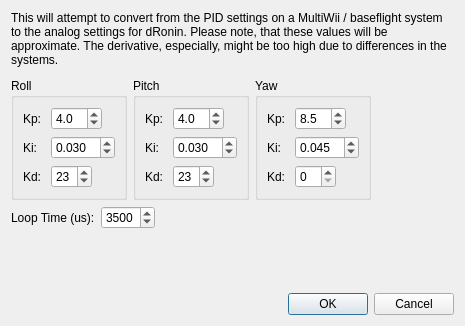
<?xml version="1.0" encoding="UTF-8"?>
<ui version="4.0">
 <class>ConvertMWRate</class>
 <widget class="QDialog" name="ConvertMWRate">
  <property name="geometry">
   <rect>
    <x>0</x>
    <y>0</y>
    <width>465</width>
    <height>326</height>
   </rect>
  </property>
  <property name="windowTitle">
   <string>Convert MW Rate Settings</string>
  </property>
  <layout class="QVBoxLayout" name="verticalLayout">
   <item>
    <widget class="QLabel" name="label_8">
     <property name="text">
      <string>This will attempt to convert from the PID settings on a MultiWii / baseflight system to the analog settings for dRonin. Please note, that these values will be approximate. The derivative, especially, might be too high due to differences in the systems.</string>
     </property>
     <property name="wordWrap">
      <bool>true</bool>
     </property>
    </widget>
   </item>
   <item>
    <spacer name="verticalSpacer_2">
     <property name="orientation">
      <enum>Qt::Vertical</enum>
     </property>
     <property name="sizeType">
      <enum>QSizePolicy::Fixed</enum>
     </property>
     <property name="sizeHint" stdset="0">
      <size>
       <width>20</width>
       <height>5</height>
      </size>
     </property>
    </spacer>
   </item>
   <item>
    <layout class="QHBoxLayout" name="horizontalLayout">
     <item>
      <widget class="QGroupBox" name="groupBox">
       <property name="title">
        <string>Roll</string>
       </property>
       <layout class="QFormLayout" name="formLayout_3">
        <property name="fieldGrowthPolicy">
         <enum>QFormLayout::FieldsStayAtSizeHint</enum>
        </property>
        <item row="0" column="0">
         <widget class="QLabel" name="label">
          <property name="text">
           <string>Kp: </string>
          </property>
         </widget>
        </item>
        <item row="0" column="1">
         <widget class="QDoubleSpinBox" name="rollKp">
          <property name="decimals">
           <number>1</number>
          </property>
          <property name="maximum">
           <double>10.000000000000000</double>
          </property>
          <property name="singleStep">
           <double>0.100000000000000</double>
          </property>
          <property name="value">
           <double>4.000000000000000</double>
          </property>
         </widget>
        </item>
        <item row="1" column="1">
         <widget class="QDoubleSpinBox" name="rollKi">
          <property name="decimals">
           <number>3</number>
          </property>
          <property name="maximum">
           <double>10.000000000000000</double>
          </property>
          <property name="singleStep">
           <double>0.010000000000000</double>
          </property>
          <property name="value">
           <double>0.030000000000000</double>
          </property>
         </widget>
        </item>
        <item row="2" column="0">
         <widget class="QLabel" name="label_3">
          <property name="text">
           <string>Kd:</string>
          </property>
         </widget>
        </item>
        <item row="2" column="1">
         <widget class="QDoubleSpinBox" name="rollKd">
          <property name="decimals">
           <number>0</number>
          </property>
          <property name="maximum">
           <double>50.000000000000000</double>
          </property>
          <property name="singleStep">
           <double>0.100000000000000</double>
          </property>
          <property name="value">
           <double>23.000000000000000</double>
          </property>
         </widget>
        </item>
        <item row="1" column="0">
         <widget class="QLabel" name="label_2">
          <property name="text">
           <string>Ki:</string>
          </property>
         </widget>
        </item>
       </layout>
      </widget>
     </item>
     <item>
      <widget class="QGroupBox" name="groupBox_3">
       <property name="title">
        <string>Pitch</string>
       </property>
       <layout class="QFormLayout" name="formLayout_5">
        <property name="fieldGrowthPolicy">
         <enum>QFormLayout::FieldsStayAtSizeHint</enum>
        </property>
        <item row="0" column="1">
         <widget class="QDoubleSpinBox" name="pitchKp">
          <property name="decimals">
           <number>1</number>
          </property>
          <property name="maximum">
           <double>10.000000000000000</double>
          </property>
          <property name="singleStep">
           <double>0.100000000000000</double>
          </property>
          <property name="value">
           <double>4.000000000000000</double>
          </property>
         </widget>
        </item>
        <item row="2" column="0">
         <widget class="QLabel" name="label_11">
          <property name="text">
           <string>Kd:</string>
          </property>
         </widget>
        </item>
        <item row="2" column="1">
         <widget class="QDoubleSpinBox" name="pitchKd">
          <property name="decimals">
           <number>0</number>
          </property>
          <property name="maximum">
           <double>50.000000000000000</double>
          </property>
          <property name="singleStep">
           <double>0.100000000000000</double>
          </property>
          <property name="value">
           <double>23.000000000000000</double>
          </property>
         </widget>
        </item>
        <item row="0" column="0">
         <widget class="QLabel" name="label_9">
          <property name="text">
           <string>Kp: </string>
          </property>
         </widget>
        </item>
        <item row="1" column="0">
         <widget class="QLabel" name="label_10">
          <property name="text">
           <string>Ki:</string>
          </property>
         </widget>
        </item>
        <item row="1" column="1">
         <widget class="QDoubleSpinBox" name="pitchKi">
          <property name="decimals">
           <number>3</number>
          </property>
          <property name="maximum">
           <double>10.000000000000000</double>
          </property>
          <property name="singleStep">
           <double>0.010000000000000</double>
          </property>
          <property name="value">
           <double>0.030000000000000</double>
          </property>
         </widget>
        </item>
       </layout>
      </widget>
     </item>
     <item>
      <widget class="QGroupBox" name="groupBox_2">
       <property name="title">
        <string>Yaw</string>
       </property>
       <layout class="QFormLayout" name="formLayout_4">
        <property name="fieldGrowthPolicy">
         <enum>QFormLayout::FieldsStayAtSizeHint</enum>
        </property>
        <item row="0" column="0">
         <widget class="QLabel" name="label_5">
          <property name="text">
           <string>Kp: </string>
          </property>
         </widget>
        </item>
        <item row="0" column="1">
         <widget class="QDoubleSpinBox" name="yawKp">
          <property name="decimals">
           <number>1</number>
          </property>
          <property name="maximum">
           <double>10.000000000000000</double>
          </property>
          <property name="singleStep">
           <double>0.100000000000000</double>
          </property>
          <property name="value">
           <double>8.500000000000000</double>
          </property>
         </widget>
        </item>
        <item row="1" column="0">
         <widget class="QLabel" name="label_6">
          <property name="text">
           <string>Ki:</string>
          </property>
         </widget>
        </item>
        <item row="1" column="1">
         <widget class="QDoubleSpinBox" name="yawKi">
          <property name="decimals">
           <number>3</number>
          </property>
          <property name="maximum">
           <double>10.000000000000000</double>
          </property>
          <property name="singleStep">
           <double>0.010000000000000</double>
          </property>
          <property name="value">
           <double>0.045000000000000</double>
          </property>
         </widget>
        </item>
        <item row="2" column="0">
         <widget class="QLabel" name="label_7">
          <property name="text">
           <string>Kd:</string>
          </property>
         </widget>
        </item>
        <item row="2" column="1">
         <widget class="QDoubleSpinBox" name="yawKd">
          <property name="decimals">
           <number>0</number>
          </property>
          <property name="maximum">
           <double>50.000000000000000</double>
          </property>
          <property name="singleStep">
           <double>0.100000000000000</double>
          </property>
          <property name="value">
           <double>0.000000000000000</double>
          </property>
         </widget>
        </item>
       </layout>
      </widget>
     </item>
     <item>
      <spacer name="horizontalSpacer">
       <property name="orientation">
        <enum>Qt::Horizontal</enum>
       </property>
       <property name="sizeHint" stdset="0">
        <size>
         <width>40</width>
         <height>20</height>
        </size>
       </property>
      </spacer>
     </item>
    </layout>
   </item>
   <item>
    <layout class="QHBoxLayout" name="horizontalLayout_2">
     <item>
      <widget class="QLabel" name="label_4">
       <property name="text">
        <string>Loop Time (us):</string>
       </property>
      </widget>
     </item>
     <item>
      <widget class="QSpinBox" name="loopTime">
       <property name="maximum">
        <number>5000</number>
       </property>
       <property name="value">
        <number>3500</number>
       </property>
      </widget>
     </item>
     <item>
      <spacer name="horizontalSpacer_2">
       <property name="orientation">
        <enum>Qt::Horizontal</enum>
       </property>
       <property name="sizeHint" stdset="0">
        <size>
         <width>40</width>
         <height>20</height>
        </size>
       </property>
      </spacer>
     </item>
    </layout>
   </item>
   <item>
    <spacer name="verticalSpacer">
     <property name="orientation">
      <enum>Qt::Vertical</enum>
     </property>
     <property name="sizeHint" stdset="0">
      <size>
       <width>20</width>
       <height>40</height>
      </size>
     </property>
    </spacer>
   </item>
   <item>
    <widget class="QDialogButtonBox" name="buttonBox">
     <property name="orientation">
      <enum>Qt::Horizontal</enum>
     </property>
     <property name="standardButtons">
      <set>QDialogButtonBox::Cancel|QDialogButtonBox::Ok</set>
     </property>
    </widget>
   </item>
  </layout>
 </widget>
 <resources/>
 <connections>
  <connection>
   <sender>buttonBox</sender>
   <signal>accepted()</signal>
   <receiver>ConvertMWRate</receiver>
   <slot>accept()</slot>
   <hints>
    <hint type="sourcelabel">
     <x>248</x>
     <y>254</y>
    </hint>
    <hint type="destinationlabel">
     <x>157</x>
     <y>274</y>
    </hint>
   </hints>
  </connection>
  <connection>
   <sender>buttonBox</sender>
   <signal>rejected()</signal>
   <receiver>ConvertMWRate</receiver>
   <slot>reject()</slot>
   <hints>
    <hint type="sourcelabel">
     <x>316</x>
     <y>260</y>
    </hint>
    <hint type="destinationlabel">
     <x>286</x>
     <y>274</y>
    </hint>
   </hints>
  </connection>
 </connections>
</ui>
